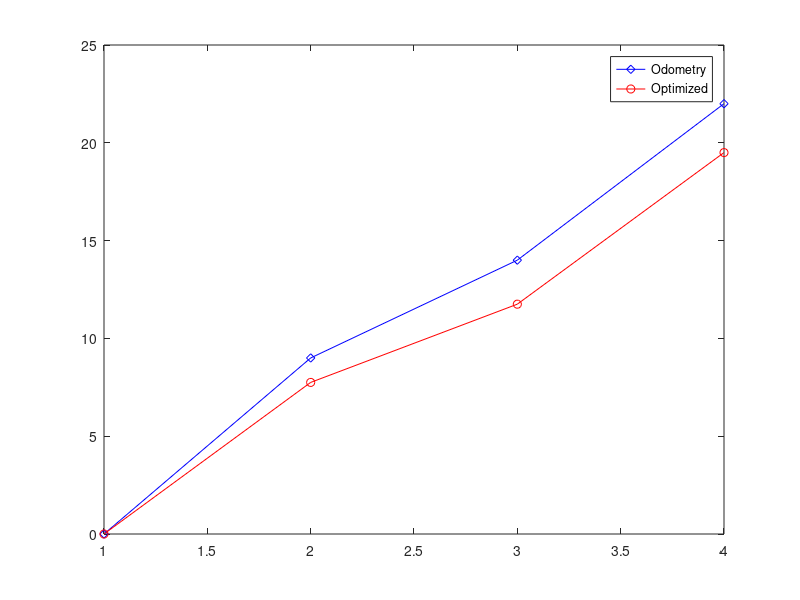

This chart was generated by the following MATLAB code:
% 1D Example of Pose Graph Optimization
% Data : 4/12/12
% Author : Soonhac Hong (sxhong1@ualr.edu)
function pose_optimization_example_1d()

% 1D case
pose_data=[1 1 0; 1 2 9 ; 2 3 5; 3 4 8; 1 3 11; 1 4 19; 2 4 12]; % [first pose, second pose, constraint]
xinit = [0 9 14 22]';
motion_noise = 0.3;

pose_num = size(unique(pose_data(:,1:2)),1);  % first position is not optimized.

Omega = zeros(pose_num,pose_num);
Xi = zeros(pose_num,1);
Odometry=zeros(pose_num,1);
%Odometry = zeros(pose_num,1);

% Fill the elements of Omega and Xi
% Initial point
Omega(1,1) = 1;
Xi(1) = pose_data(1,3);
Odometry(1) = pose_data(1,3);  

for i=2:size(pose_data,1)
    unit_data = pose_data(i,:);
    current_index = unit_data(1);
    next_index = unit_data(2);
    movement = unit_data(3);
    
    % Fill diagonal elements of Omega
    Omega(current_index,current_index) = Omega(current_index,current_index) + 1/motion_noise;
    Omega(next_index,next_index) = Omega(next_index,next_index) + 1/motion_noise;
    
    % Fill Off-diagonal elements of Omega
    Omega(current_index,next_index) = Omega(current_index,next_index) + (-1)/motion_noise;
    Omega(next_index,current_index) = Omega(next_index,current_index) + (-1)/motion_noise;
    
    % Fill Xi
    Xi(current_index) = Xi(current_index) + (-1)*movement/motion_noise;
    Xi(next_index) = Xi(next_index) + movement/motion_noise;
    
    % Update Odometry
    if abs(current_index - next_index) == 1
        Odometry(next_index) = Odometry(next_index-1) + movement;
    end
end

%Omega
%Xi
%mu = Omega^-1 * Xi

% Using LM
%myfun = @(x,xdata)Rot(x(1:3))*xdata+repmat(x(4:6),1,length(xdata));
myfun = @(x,xdata)xdata*x(1:size(xdata,1));
xdata = Omega;
ydata = Xi;
options = optimset('Algorithm', 'levenberg-marquardt');
%x = lsqcurvefit(myfun, zeros(6,1), p, q, [], [], options);
x = lsqcurvefit(myfun, xinit, xdata, ydata, [], [], options);


plot(Odometry,'bd-');
hold on;
plot(x,'ro-');
hold off;
legend('Odometry','Optimized');

end